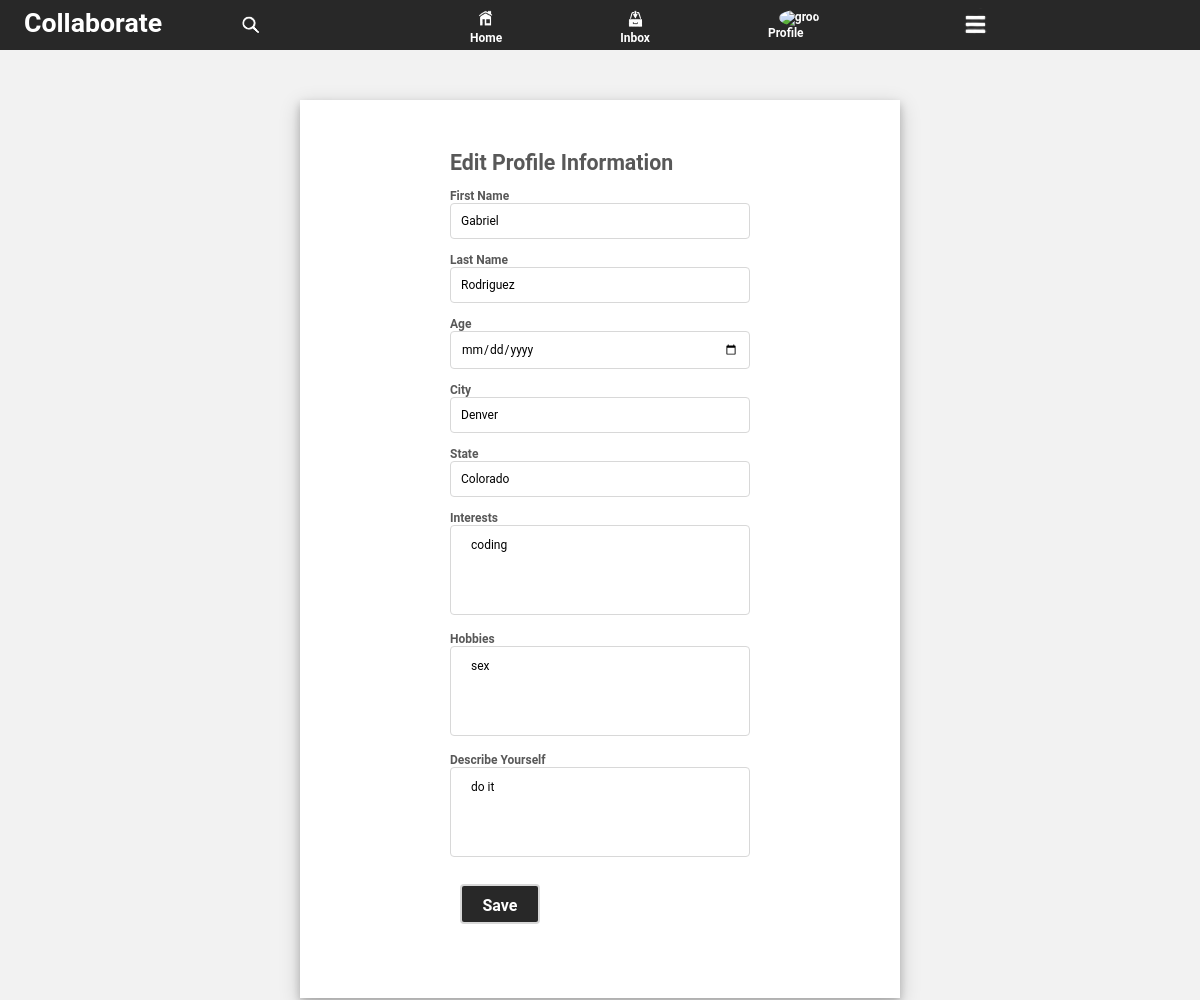
Page /inc/change_bio.php (signed in, upper part) on the earlier database version.
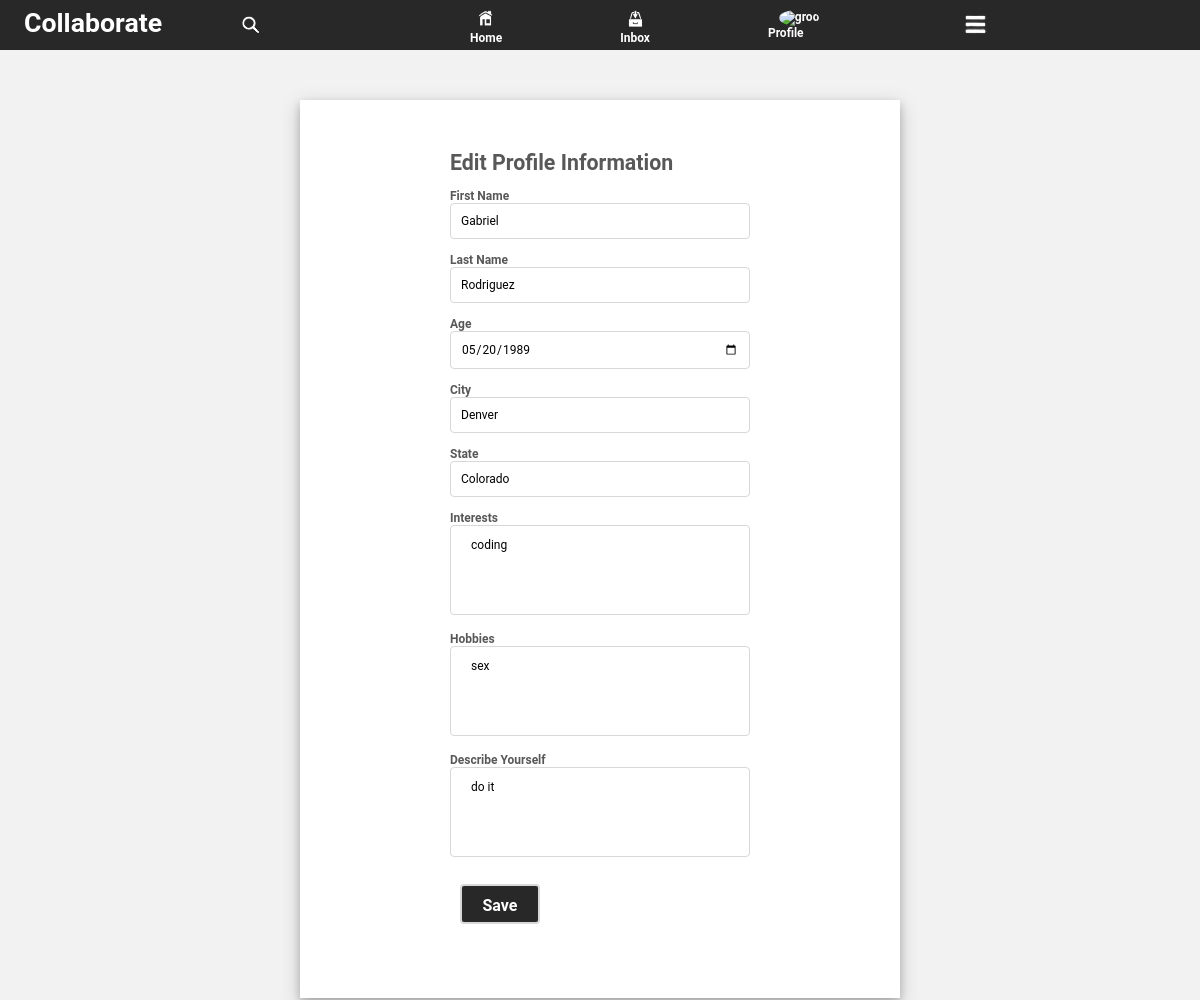
Same page on the later database version.
### tables this page shows
CREATE TABLE `users` (
  `id` int(11) NOT NULL,
  `username` varchar(25) NOT NULL,
  `first_name` varchar(255) NOT NULL,
  `last_name` varchar(255) NOT NULL,
  `email` varchar(100) NOT NULL,
  `password` varchar(256) NOT NULL,
  `sign_up_date` date NOT NULL,
  `activated` enum('0','1') NOT NULL,
  `bio` text,
  `interest` varchar(225) DEFAULT NULL,
  `hobbies` varchar(225) DEFAULT NULL,
  `profile_pic` mediumblob,
  `age` date NOT NULL,
  `city` varchar(25) NOT NULL,
  `state` varchar(25) NOT NULL,
  `background` blob NOT NULL
);

### inc/change_bio.php (the view, shortened to what this page needs)
<?php
 	include "header.php";
	print ("<br/>");
	print ("<div class='bgstyle'>");
	print ("<div id='changeAbout'>");
	print ("<div id='changeAbout2'>");
	print ("<h1>Edit Profile Information</h1><br/>");
	print ("<form action='#' method='POST'>");
	print ("<label for='fname'>First Name</label>");
	print ("<input type='text' name='fname' value='$user_fname'/><br/><br/>");
	print ("<label for='lname'>Last Name</label>");
	print ("<input type='text' name='lname' value='$user_lname'/><br/><br/>");
	print ("<label for='age'>Age</label>");
	print ("<input type='date' name='age' value='$user_age' /><br/><br/>");
	print ("<label for='city'>City</label>");
	print ("<input type='text' name='city' value='$user_city_'/><br/><br/>");
	print ("<label for='state'>State</label>");
	print ("<input type='text' name='state' value='$user_state_'/><br/><br/>");
	print ("<label for='interests'>Interests</label>");
	print ("<textarea name='interests' placeholder='$user_interest' >$user_interest</textarea><br /><br />");
	print ("<label for='hobbies'>Hobbies</label>");
	print ("<textarea name='hobbies' placeholder='$user_hobbies' >$user_hobbies</textarea><br /><br />");
	print ("<label for='description'>Describe Yourself</label>");
	print ("<textarea name='description' placeholder='$user_bio' >$user_bio</textarea><br /><br />");
	print ("<input id='btn' onclick='changeAbout()' type='submit' name='about' value='Save' />");
	print ("<a href='./profile.php?u=$username'>Cancel</a>");
	print ("</form>");
	print ("</div>");
	print ("</div>");
	print ("</div>");
?>

Differences in the rows shown:
changed users "Gabriel": age (not shown) → "05/20/1989"
